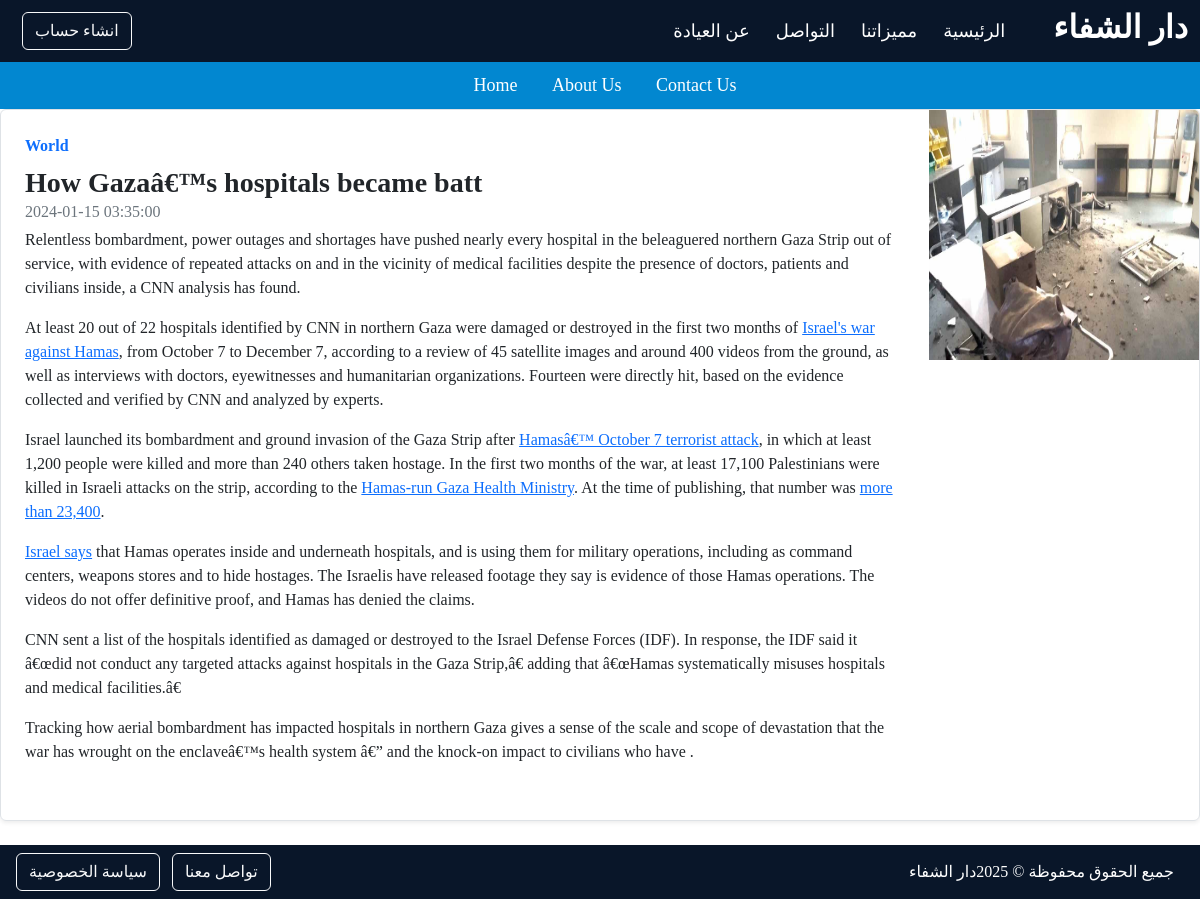
The app's page /read_more.php?newsId=1 with its own data.
### tables this page shows
CREATE TABLE IF NOT EXISTS `news` (
  `nwes_id` int(255) NOT NULL AUTO_INCREMENT,
  `news_title` varchar(255) NOT NULL,
  `news_date` datetime NOT NULL,
  `news_text` text NOT NULL,
  `news_type` varchar(10) NOT NULL,
  `news_img` varchar(255) NOT NULL DEFAULT 'test.png',
  PRIMARY KEY (`nwes_id`),
  KEY `nwes_id` (`nwes_id`)
);

### read_more.php (the view, shortened to what this page needs)
<?php
require_once('header.php');
require_once('nav.php');
?>
<?php
$id = $_GET['newsId'];
require_once('./config.php');
$sql = "select * from news where nwes_id = $id";
$exe = mysqli_query($conn,$sql);
while($row = mysqli_fetch_assoc($exe)){
    $title = $row['news_title'];
    $date = $row['news_date'];
    $text = $row['news_text'];
    $type = $row['news_type'];
    $img = $row['news_img'];
    echo "
    <div class='row g-0 border rounded overflow-hidden flex-md-row mb-4 shadow-sm h-md-250 position-relative'>
                                <div class='col p-4 d-flex flex-column position-static'>
                                    <strong class='d-inline-block mb-2 text-primary'>$type</strong>
                                    <h3 class='mb-0'>$title</h3>
                                    <div class='mb-1 text-muted'>$date</div>
                                    <p class='card-text mb-auto'>$text</p>
                                </div>
                                <div class='col-auto d-none d-lg-block'>
                                    <img src='./dashboard/news_uplode/$img' alt='' srcset='' width='270' height='250'>
                                </div>
                            </div>
    ";
}
require_once('footer.php');
?>

### css/mystyle.css (style rules this page uses)
body, html { margin: 0; padding: 0; height: 100; }
h6, .h6, h5, .h5, h4, .h4, h3, .h3, h2, .h2, h1, .h1 { margin-top: 0; margin-bottom: 0.5rem; font-family: "Tinos", -apple-system, BlinkMacSystemFont, "Segoe UI", Roboto, "Helvetica Neue", Arial, sans-serif, "Apple Color Emoji", "Segoe UI Emoji", "Segoe UI Symbol", "Noto Color Emoji"; font-weight: 700; line-height: 1.2; }
body { direction: ltr; font-family: "althawra-fikra"; margin-left: auto; margin-right: auto; }

### records on screen
news: news_type "World", news_title "How Gazaâ€™s hospitals became batt", news_date "2024-01-15 03:35:00", news_text "Relentless bombardment, power outages and shortages have pushed nearly every hospital in the beleaguered northern Gaza Strip out of service, with evidence of repeated attacks on and in the vicinity of medical facilities despite the presence of doctors, patients and civilians inside, a CNN analysis has found. At least 20 out of 22 hospitals identified by CNN in northern Gaza were damaged or destroyed in the first two months of Israel's war against Hamas , from October 7 to December 7, according to a review of 45 satellite images and around 400 videos from the ground, as well as interviews with doctors, eyewitnesses and humanitarian organizations. Fourteen were directly hit, based on the…", news_img (picture)
